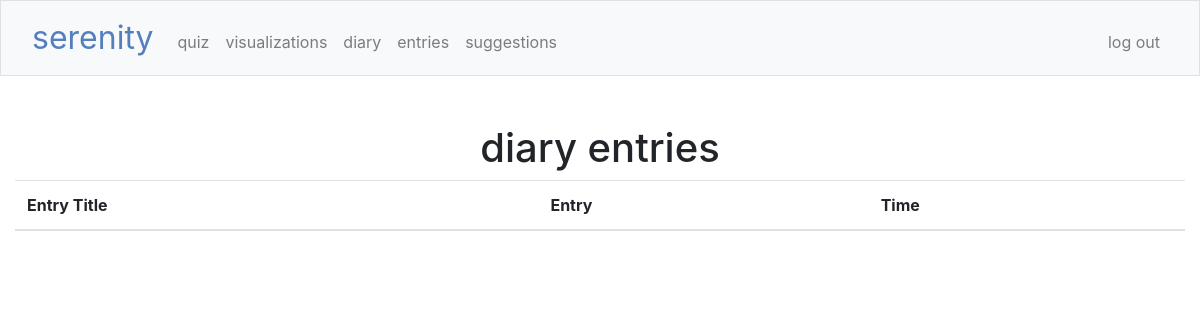
Before: /entries (signed in) with the older database file.
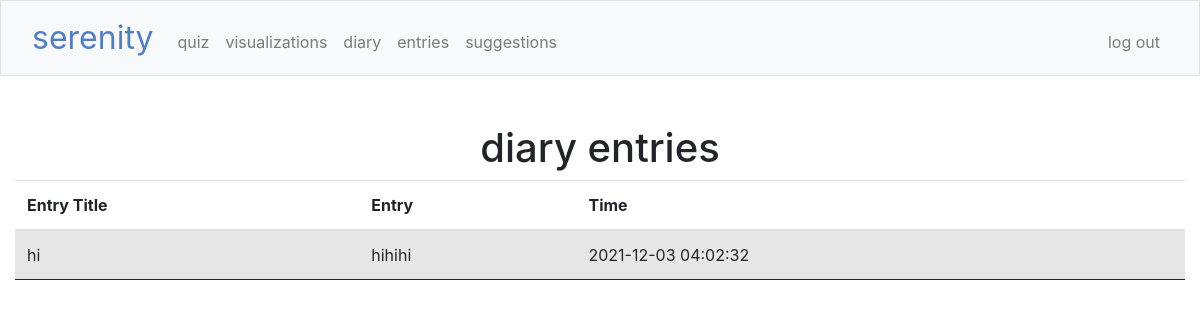
After: the same page with the newer database file.
### tables this page shows
CREATE TABLE 'diaryentries' (
    id INTEGER PRIMARY KEY AUTOINCREMENT,
    user_id INTEGER NOT NULL,'entrytitle' TEXT NOT NULL,
    entry TEXT NOT NULL,
    time TIMESTAMP DEFAULT CURRENT_TIMESTAMP,
    FOREIGN KEY(user_id) REFERENCES users(id)
);

### app.py (the view)
@app.route("/entries")
@login_required
def entries():
    entrieslog = db.execute(
        "SELECT entrytitle, entry, time FROM diaryentries WHERE user_id = ? ORDER BY time DESC", session["user_id"])
    return render_template("entries.html", entrieslog=entrieslog)

### app.py (called while the page is built)
@app.after_request
def after_request(response):
    response.headers["Cache-Control"] = "no-cache, no-store, must-revalidate"
    response.headers["Expires"] = 0
    response.headers["Pragma"] = "no-cache"
    return response

### helpers.py (called while the page is built)
def login_required(f):
    @wraps(f)
    def decorated_function(*args, **kwargs):
        if session.get("user_id") is None:
            return redirect("/login")
        return f(*args, **kwargs)
    return decorated_function

### templates/entries.html (shortened to what this page needs)
{% extends "layout.html" %}
{% block main %}
<!DOCTYPE html>
<html lang="en">
    <head>
        <link rel="stylesheet" href="https://cdn.jsdelivr.net/npm/bootstrap@4.5.3/dist/css/bootstrap.min.css"
>
        <link href="styles.css" rel="stylesheet">
    </head>
    <body>
        <header><h1 style="text-align:center">diary entries</h1></header>
            <table class="table table-striped">
                <thead>
                    <tr>
                        <th>Entry Title</th>
                        <th>Entry</th>
                        <th>Time</th>
                    </tr>
                </thead>
                <tbody>
                    {% for e in entrieslog %}
                        <tr>
                            <td>{{ e["entrytitle"] }}</td>
                            <td>{{ e["entry"] }}</td>
                            <td>{{ e["time"] }}</td>
                        </tr>
                    {% endfor %}
                </tbody>
            </table>
    </body>
</html>
{% endblock %}

### templates/layout.html (shortened to what this page needs)
<!DOCTYPE html>
<html lang="en">
    <head>
        <link href="https://cdn.jsdelivr.net/npm/bootstrap@5.1.3/dist/css/bootstrap.min.css" rel="stylesheet">
        <link href="/static/styles.css" rel="stylesheet">
    </head>
    <body>
        <nav class="bg-light border navbar navbar-expand-md navbar-light">
            <div class="container-fluid">
                <a class="navbar-brand" href="/"><span class="blue">serenity</span></a>
                <div class="collapse navbar-collapse" id="navbar">
                    {% if session["user_id"] %}
                        <ul class="navbar-nav me-auto mt-2">
                            <li class="nav-item"><a class="nav-link" href="/quiz">quiz</a></li>
                            <li class="nav-item"><a class="nav-link" href="/viz">visualizations</a></li>
                            <li class="nav-item"><a class="nav-link" href="/diary">diary</a></li>
                            <li class="nav-item"><a class="nav-link" href="/entries">entries</a></li>
                            <li class="nav-item"><a class="nav-link" href="/suggest">suggestions</a></li>
                        </ul>
                        <ul class="navbar-nav ms-auto mt-2">
                            <li class="nav-item"><a class="nav-link" href="/logout">log out</a></li>
                        </ul>
                    {% else %}
                        <ul class="navbar-nav ms-auto mt-2">
                            <li class="nav-item"><a class="nav-link" href="/register">register</a></li>
                            <li class="nav-item"><a class="nav-link" href="/login">log in</a></li>
                        </ul>
                    {% endif %}
                </div>
            </div>
        </nav>
        <main class="container-fluid py-5 text-center">
            {% block main %}{% endblock %}
        </main>
    </body>
</html>

### static/styles.css (style rules this page uses)
body { font-size: 1rem; font-weight: 400; line-height: 1.5; margin: 0; text-align: left; }
nav .navbar-brand { font-size: xx-large; }
nav .navbar-brand .blue { color: #537fbe; }
table { background-color: transparent; margin: auto; margin-bottom: 1rem; width: 80%; }
table th, table td { padding: 0.5rem; vertical-align: center; text-align: left; }
tr { border: solid; border-width: 1px 0; }
tbody tr:nth-of-type(odd) { background-color: rgb(179, 208, 255, 0.3) }

Changed rows visible on the page:
added diaryentries: entrytitle "hi", entry "hihihi", time "2021-12-03 04:02:32"
